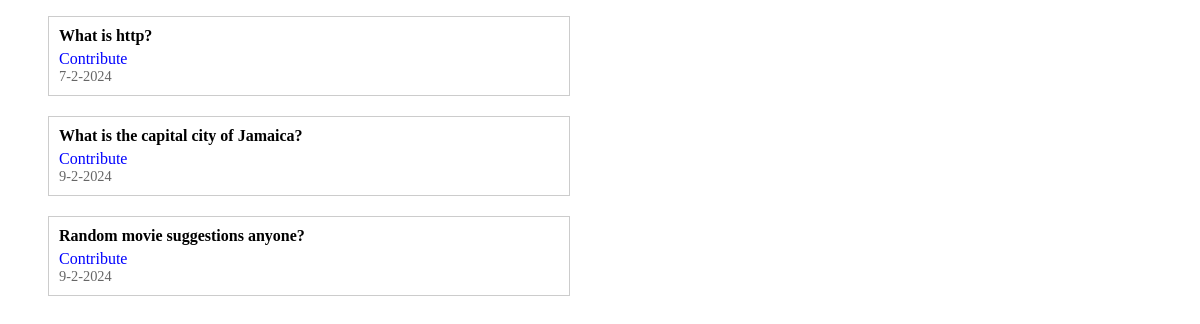
Screenshot of /questions/ with the database file from the repository.
### forum/models.py (models this page shows, shortened)
class Question(models.Model):
    question = models.CharField(max_length=256)
    timestamp = models.DateTimeField()

### forum/views.py (the view)
# urls.py: path('questions/', views.get_questions),
def get_questions(request):
    all_questions = Question.objects.all()
    questions = [
        {
            "id": question.id,
            "question": question.question,
            "timestamp": f"{question.timestamp.day}-{question.timestamp.month}-{question.timestamp.year}"
        } for question in all_questions
    ]
    return render(request, 'questions.html', {'questions': questions})

### forum/templates/questions.html (shortened to what this page needs)
<!DOCTYPE html>
<html lang="en">
<head>
</head>
<body>
    <ul>
        {% for question in questions %}
            <div class="question-container">
                <div class="question-text">{{ question.question }}</div>
                <div>
                    <a class="comment-link" href="{% url 'question' question_id=question.id %}">Contribute</a>
                </div>
                <div class="timestamp">{{ question.timestamp }}</div>
            </div>
        {% endfor %}
    </ul>
</body>
</html>

### forum/templates/questions.html (style rules this page uses)
.question-container { border: 1px solid #ccc; padding: 10px; margin-bottom: 20px; width: 500px; }
.question-text { font-weight: bold; margin-bottom: 5px; }
.comment-link { color: blue; text-decoration: none; }
.timestamp { color: #666; font-size: 0.9em; }

### rows the page displays
Question: question "What is http?"
Question: question "What is the capital city of Jamaica?"
Question: question "Random movie suggestions anyone?"

### other values shown
{{ question.timestamp }} "7-2-2024" "9-2-2024" "9-2-2024"
